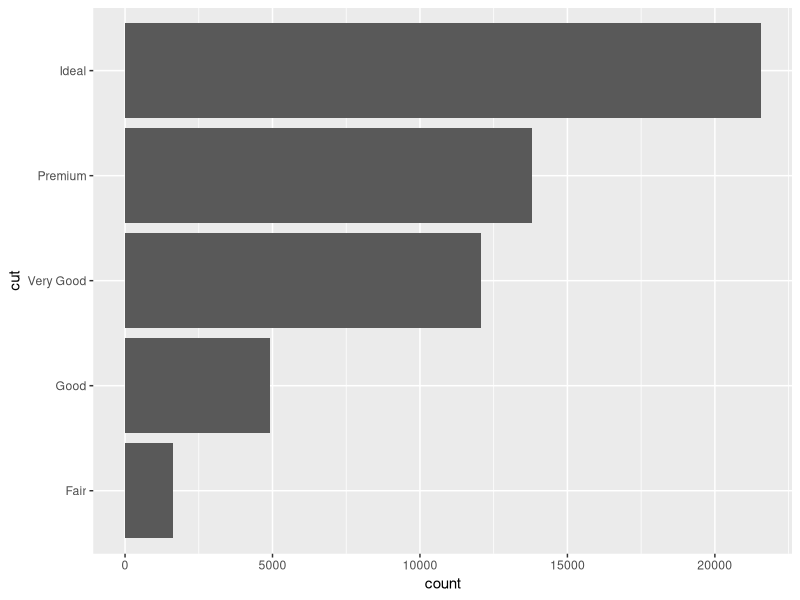
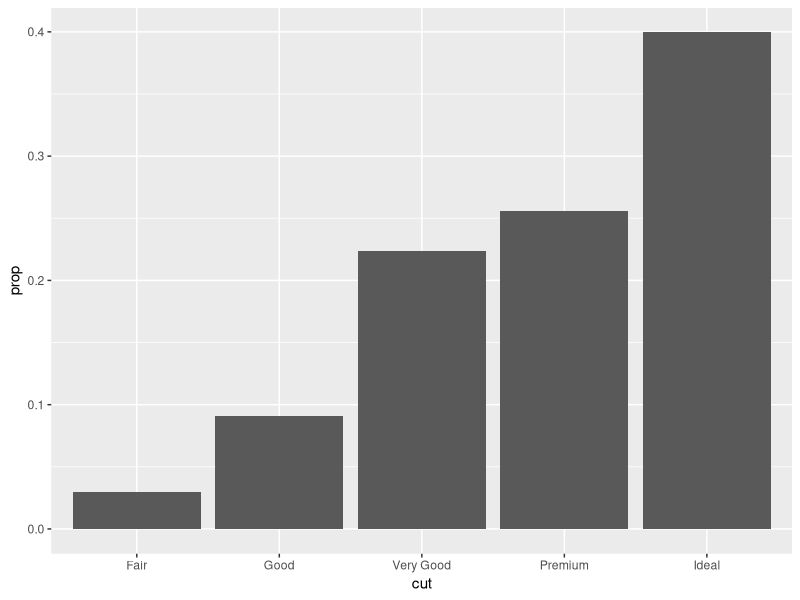
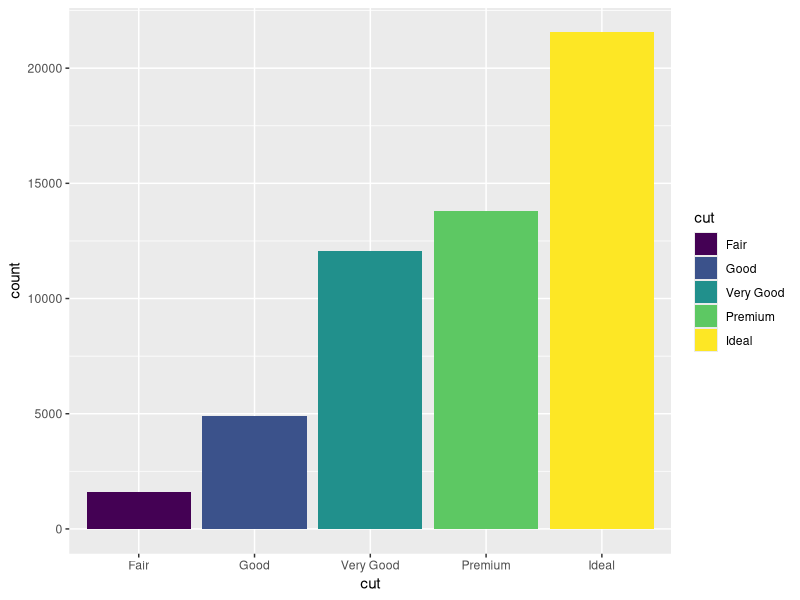
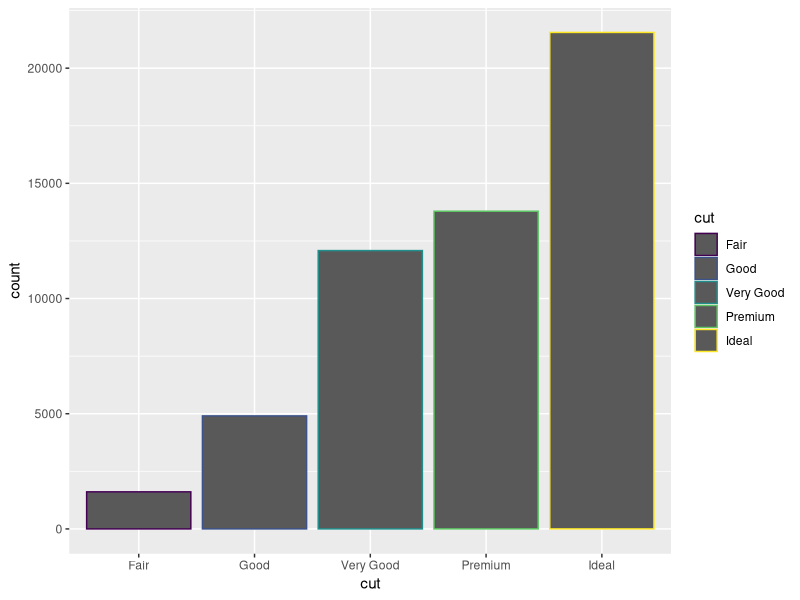
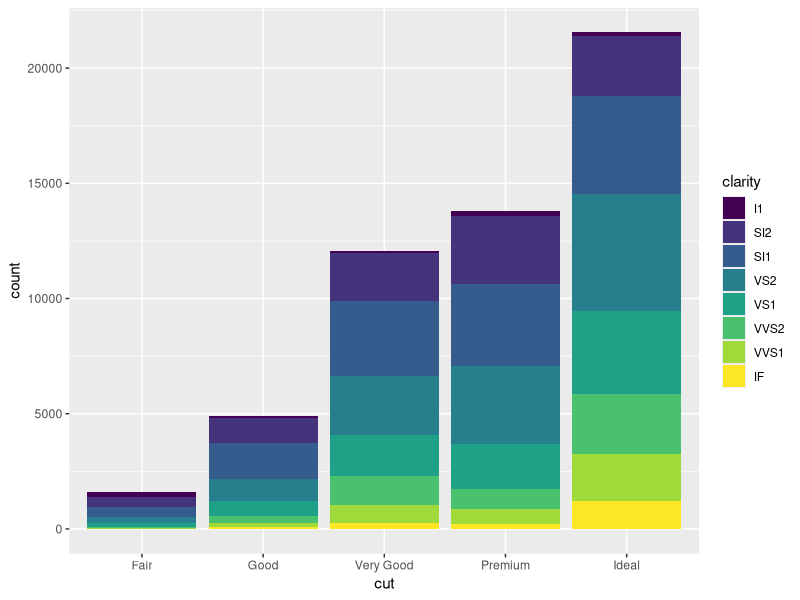
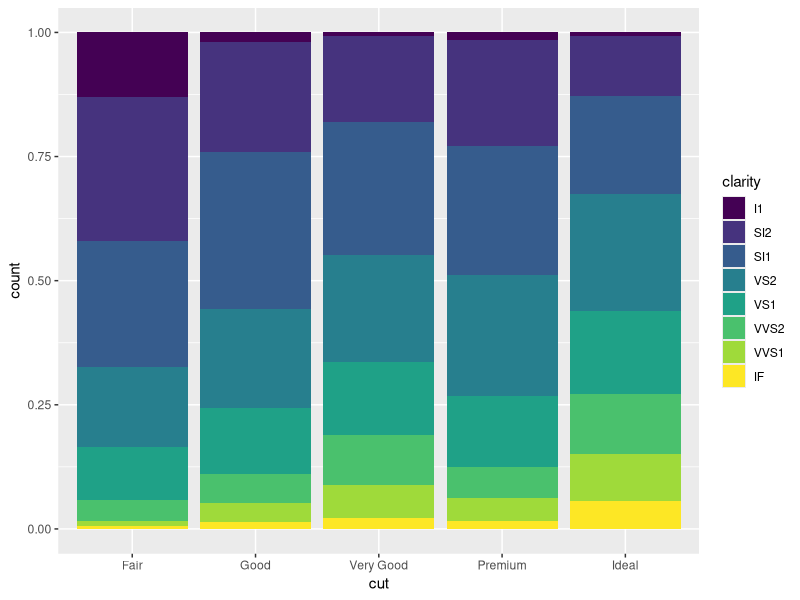
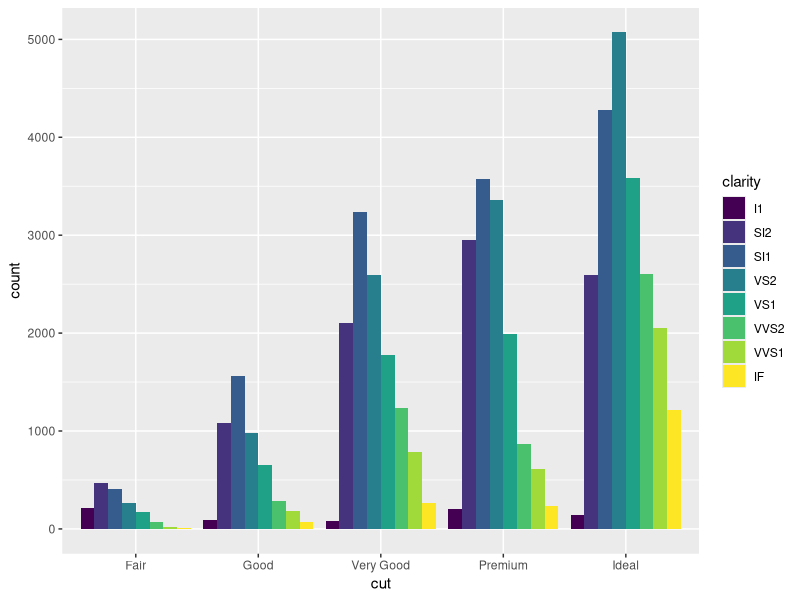
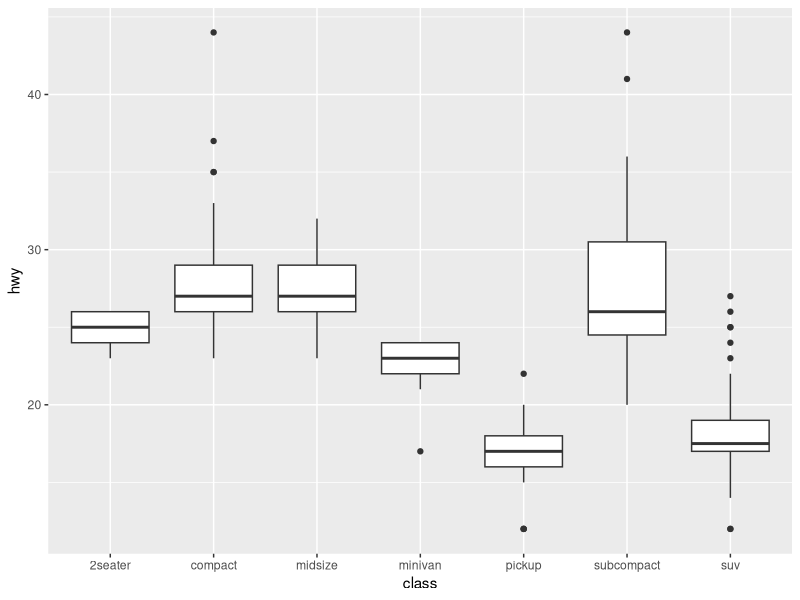

Here is the R script that generated these plots, in order:
#data visualization part 3
#bar plot
install.packages("ggplot2")
library(ggplot2)
mpg
diamonds
?diamonds
#Q1: which cut quality has the most observations? which has the least?
ggplot(data=diamonds)+
  geom_bar(aes(x=cut))->p1

p1+coord_flip()

#generate a freq. table
table(diamonds$cut)

##Q2: a bar plot of percentages
ggplot(data=diamonds)+
  geom_bar(aes(x=cut,y=stat(prop),group=1))

##Q3:color the bars

ggplot(data=diamonds)+
  geom_bar(aes(x=cut,fill=cut))

ggplot(data=diamonds)+
  geom_bar(aes(x=cut,color=cut))

#variations of bar plot
#bar plot show the information of two variables
ggplot(data=diamonds)+
  geom_bar(aes(x=cut,fill=clarity))
##position: identity, dodge, fill

###position="fill"
ggplot(data=diamonds)+
  geom_bar(aes(x=cut,fill=clarity),position="fill")
###position="dodge"
ggplot(data=diamonds)+
  geom_bar(aes(x=cut,fill=clarity),position="dodge")
#boxplot
ggplot(data=mpg,aes(x=class,y=hwy))+
  geom_boxplot()

ggplot(data=mpg,aes(x=class,y=hwy))+
  geom_boxplot()+
  coord_flip()->p2

##themes
p2+theme_bw()
p2+theme_classic()
#grammar of ggplot2
#ggplot(data=dataname)+
  #geom objects using geom_function+
#facet_grid()+
 # coord_flip()+
  #theme





